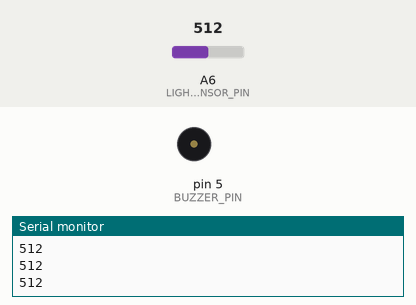
A sketch run on a simulated Arduino Nano, built with avr-gcc and run on an emulated ATmega328P. Shown: buzzer (waves = sounding), the last lines printed to the serial monitor. Inputs (shaded band) come from the test bench; at power-on: A6 (LIGHT_SENSOR_PIN) = 512.

Above: at 1.2 s.
1.3 s: A6 (LIGHT_SENSOR_PIN) set to 106
2.8 s: A6 (LIGHT_SENSOR_PIN) set to 93
At 4.2 s:
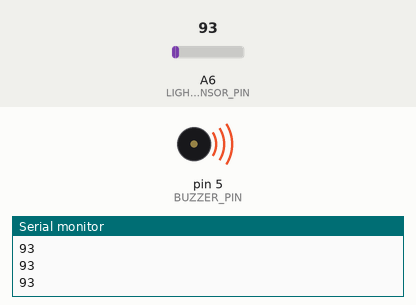
Timing chart, 0 to 5.8 s (numbered marks = the images above; inputs shaded):
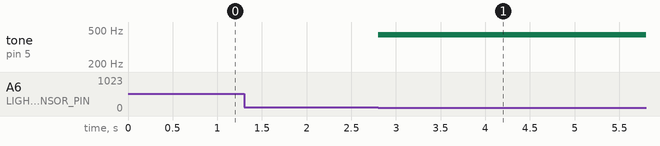

Measured:
- the behaviour switches between 100 and 99 on A6 (LIGHT_SENSOR_PIN) (found by bisection; images 0 and 1)
- after the input at 2.8 s, tone on pin 5 (BUZZER_PIN): silent → 440 Hz at once

The sketch:

simpleLDR.ino
```cpp
#define LIGHT_SENSOR_PIN A6
#define BUZZER_PIN 5

void setup() {
  Serial.begin(115200);

  pinMode(LIGHT_SENSOR_PIN, INPUT);
}

void loop() {

  int reading = analogRead(LIGHT_SENSOR_PIN);

  Serial.println(reading);

  // Buzzes when it's in darkness (reading < 100)
  if (reading < 100) {
    tone(BUZZER_PIN, 440);
  } else {
    noTone(BUZZER_PIN);
  }

  delay(20);
}
```
